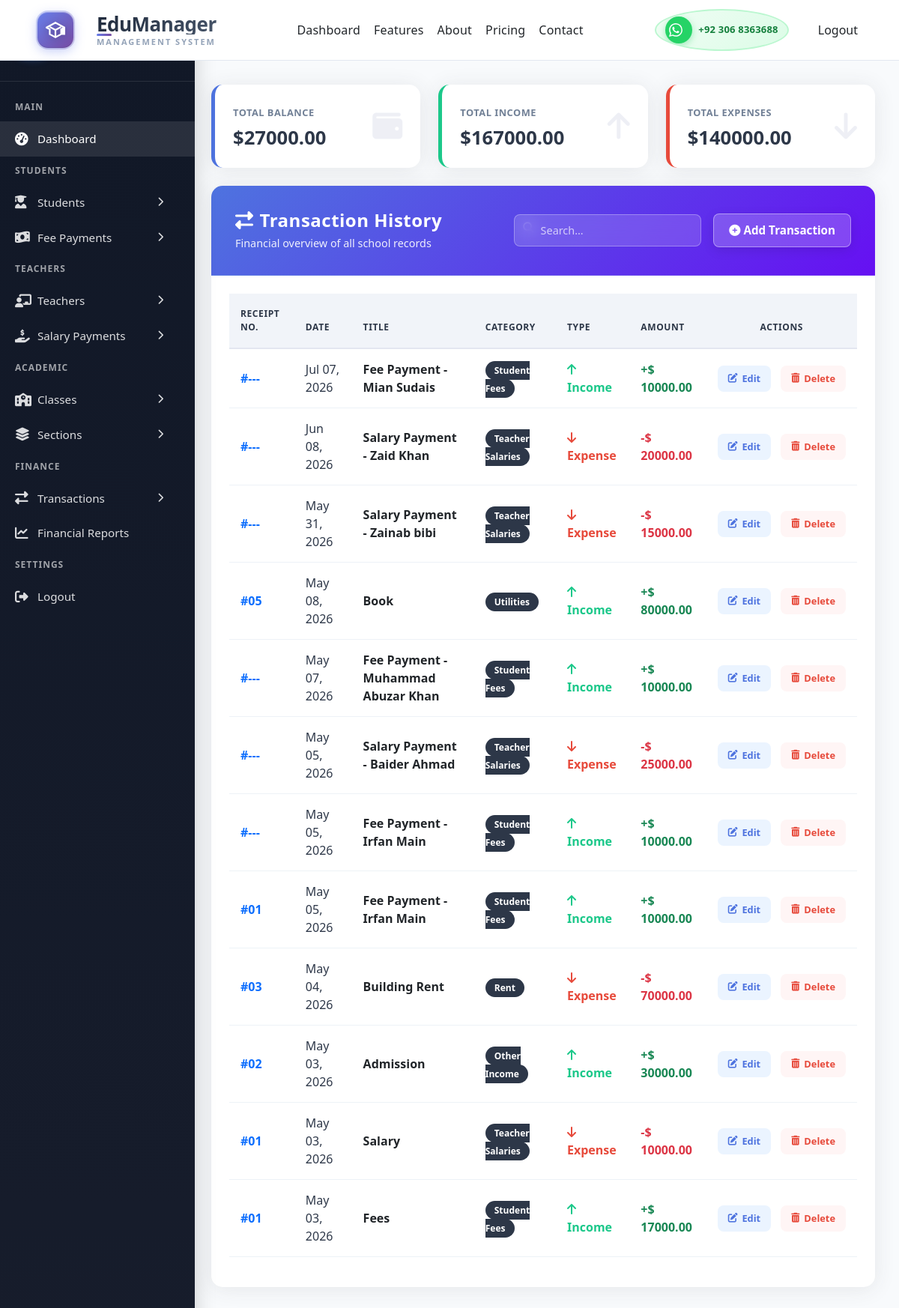
Page /transactions/ (signed in) on the committed database.
### base/models.py (models this page shows, shortened)
class Transaction(models.Model):
    TRANSACTION_TYPES = (
        ('income', 'Income'),
        ('expense', 'Expense'),
    )
    CATEGORIES = (
        ('fee', 'Student Fees'),
        ('salary', 'Teacher Salaries'),
        ('utilities', 'Utilities'),
        ('maintenance', 'Maintenance'),
        ('supplies', 'Supplies'),
        ('equipment', 'Equipment'),
        ('rent', 'Rent'),
        ('other_income', 'Other Income'),
        ('other_expense', 'Other Expense'),
    )
    title = models.CharField(max_length=200)
    transaction_type = models.CharField(max_length=10, choices=TRANSACTION_TYPES)
    category = models.CharField(max_length=20, choices=CATEGORIES)
    amount = models.DecimalField(max_digits=12, decimal_places=2, validators=[MinValueValidator(0)])
    date = models.DateField(default=timezone.now)
    description = models.TextField(blank=True)
    receipt_number = models.CharField(max_length=50, blank=True)
    recorded_by = models.ForeignKey(User, on_delete=models.SET_NULL,
                                    null=True,
                                    blank=True,
                                    related_name="recorded_transactions"
                                    )
    created_at = models.DateTimeField(auto_now_add=True)
    class Meta:
        ordering = ['-date', '-created_at'] # First order by latest transaction date, then by creation time
        indexes = [
        models.Index(fields=['date']),
        models.Index(fields=['transaction_type']),
        models.Index(fields=['category'])
        ]

### base/views.py (the view)
# urls.py: path('transactions/', views.transaction_list, name='transaction_list'),
@login_required(login_url='loginPage')
def transaction_list(request):
    transactions = Transaction.objects.all().order_by('-date', '-created_at')
    total_income = Transaction.objects.filter(transaction_type='income'
    ).aggregate( total=Sum('amount'))['total'] or 0
    total_expense = Transaction.objects.filter(transaction_type='expense'
    ).aggregate(total=Sum('amount'))['total'] or 0
    total_balance = total_income - total_expense
    context = {"transactions": transactions,"total_income": total_income,
            "total_expense": total_expense,"total_balance": total_balance,
        }
    return render(request,"transactions/all_transaction.html",context)

### base/templates/transactions/all_transaction.html (shortened to what this page needs)
{% extends 'main.html' %}
{% load static %}
{% block content %}
<div class="tf-dashboard-layout">
    <div class="tf-sidebar">
        {% include 'sidebar.html' %}
    </div>
    <main class="tf-main-content w-100">
        <div class="tf-summary-grid mb-4">
            <div class="tf-summary-card balance tf-animate">
                <div class="card-info">
                    <span>Total Balance</span>
                    <h3>${{ total_balance|floatformat:2 }}</h3>
                </div>
                <div class="card-icon"><i class="fas fa-wallet"></i></div>
            </div>
            <div class="tf-summary-card income tf-animate" style="animation-delay: 0.1s;">
                <div class="card-info">
                    <span>Total Income</span>
                    <h3>${{ total_income|floatformat:2 }}</h3>
                </div>
                <div class="card-icon"><i class="fas fa-arrow-up"></i></div>
            </div>
            <div class="tf-summary-card expense tf-animate" style="animation-delay: 0.2s;">
                <div class="card-info">
                    <span>Total Expenses</span>
                    <h3>${{ total_expense|floatformat:2 }}</h3>
                </div>
                <div class="card-icon"><i class="fas fa-arrow-down"></i></div>
            </div>
        </div>
        <div class="tf-card tf-animate" style="animation-delay: 0.3s;">
            <div class="tf-header-box">
                <div class="tf-header-text">
                    <h1><i class="fas fa-exchange-alt me-2"></i>Transaction History</h1>
                    <p>Financial overview of all school records</p>
                </div>
                <div class="d-flex align-items-center gap-3">
                    <div class="tf-search-box">
                        <i class="fas fa-search search-icon"></i>
                        <input type="text" placeholder="Search..." id="tableSearch">
                    </div>
                    <a href="{% url 'transaction_create' %}" class="tf-btn-add">
                        <i class="fas fa-plus-circle me-1"></i> Add Transaction
                    </a>
                </div>
            </div>
            <div class="p-4">
                <div class="table-responsive">
                    <table class="table align-middle" id="transactionTable">
                        <thead>
                            <tr>
                                <th>Receipt No.</th>
                                <th>Date</th>
                                <th>Title</th>
                                <th>Category</th>
                                <th>Type</th>
                                <th>Amount</th>
                                <th class="text-center">Actions</th>
                            </tr>
                        </thead>
                        <tbody>
                            {% for transaction in transactions %}
                            <tr>
                                <td class="fw-bold text-primary">#{{ transaction.receipt_number|default:"---" }}</td>
                                <td>{{ transaction.date|date:"M d, Y" }}</td>
                                <td>
                                    <div class="fw-bold text-dark">{{ transaction.title }}</div>
                                </td>
                                <td><span class="section-tag">{{ transaction.get_category_display }}</span></td>
                                <td>
                                    {% if transaction.transaction_type == 'income' %}
                                    <span class="status-active"><i class="fas fa-arrow-up me-1"></i>Income</span>
                                    {% else %}
                                    <span class="status-inactive"><i class="fas fa-arrow-down me-1"></i>Expense</span>
                                    {% endif %}
                                </td>
                                <td
                                    class="{% if transaction.transaction_type == 'income' %}text-success{% else %}text-danger{% endif %} fw-bold">
                                    {% if transaction.transaction_type == 'income' %}+{% else %}-{% endif %}$
                                    {{transaction.amount }}
                                </td>
                                <td>
                                    <div class="d-flex justify-content-center gap-2">
                                        <a href="{% url 'transaction_update' transaction.pk %}"
                                            class="btn-action btn-edit"><i class="fas fa-edit"></i>Edit</a>
                                        <a href="{% url 'transaction_delete' transaction.pk %}"
                                            class="btn-action btn-delete"><i class="fas fa-trash-alt"></i>Delete</a>
                                    </div>
                                </td>
                            </tr>
                            {% empty %}
                            <tr>
                                <td colspan="7" class="text-center py-5 text-muted">No records found.</td>
                            </tr>
                            {% endfor %}
                        </tbody>
                    </table>
                </div>
            </div>
        </div>
    </main>
</div>
{% endblock %}

### static/styles/style_0.css (style rules this page uses)
*, *::before, *::after { box-sizing: border-box; }
body { margin: 0; padding: 0; font-family: 'Segoe UI', Tahoma, Geneva, Verdana, sans-serif; background: #f8fafc; }
:root { --primary: #0f172a; --primary-light: #1e293b; --accent: #3b82f6; --accent-glow: #60a5fa; --whatsapp: #25d366; --whatsapp-dark: #128c7e; --text: #64748b; --text-dark: #0f172a; --bg: #ffffff; --border: #e2e8f0; --shadow: 0 4px 6px -1px rgba(0, 0, 0, 0.1); --shadow-lg: 0 10px 15px -3px rgba(0, 0, 0, 0.1); --radius: 8px; --radius-lg: 12px; }
html { scroll-behavior: smooth; scroll-padding-top: 100px; }

### static/styles/login.css (style rules this page uses)
:root { --color-primary: #3b82f6; --color-primary-hover: #2563eb; --color-primary-active: #1d4ed8; --color-secondary: #64748b; --color-success: #10b981; --color-error: #ef4444; --color-warning: #f59e0b; --color-info: #3b82f6; --color-white: #ffffff; --color-gray-50: #f8fafc; --color-gray-100: #f1f5f9; --color-gray-200: #e2e8f0; --color-gray-300: #cbd5e1; --color-gray-400: #94a3b8; --color-gray-500: #64748b; --color-gray-600: #475569; --color-gray-700: #334155; --color-gray-800: #1e293b; --color-gray-900: #0f172a; --font-sans: -apple-system, BlinkMacSystemFont, "Segoe UI", Roboto, "Helvetica Neue", Arial, sans-serif; --font-mono: ui-monospace, SFMono-Regular, "SF Mono", Menlo, Consolas, monospace; --space-1: 0.25rem; --space-2: 0.5rem; --space-3: 0.75rem; --space-4: 1rem; --space-5: 1.25rem; --space-6: 1.5rem; --space-8: 2rem; --space-10: 2.5rem; --radius-sm: 0.375rem; --radius-md: 0.5rem; --radius-lg: 0.75rem; --radius-xl: 1rem; --shadow-sm: 0 1px 2px 0 rgb(0 0 0 / 0.05); --shadow-md: 0 4px 6px -1px rgb(0 0 0 / 0.1), 0 2px 4px -2px rgb(0 0 0 / 0.1); --shadow-lg: 0 10px 15px -3px rgb(0 0 0 / 0.1), 0 4px 6px -4px rgb(0 0 0 / 0.1); --shadow-xl: 0 20px 25px -5px rgb(0 0 0 / 0.1), 0 8px 10px -6px rgb(0 0 0 / 0.1); --transition-fast: 150ms cubic-bezier(0.4, 0, 0.2, 1); --transition-base: 200ms cubic-bezier(0.4, 0, 0.2, 1); --transition-slow: 300ms cubic-bezier(0.4, 0, 0.2, 1); }

### static/styles/dashboard.css (style rules this page uses)
:root { --primary-50: #eff6ff; --primary-100: #dbeafe; --primary-200: #bfdbfe; --primary-500: #3b82f6; --primary-600: #2563eb; --primary-700: #1d4ed8; --primary-900: #1e3a8a; --success: #10b981; --success-light: #d1fae5; --warning: #f59e0b; --warning-light: #fef3c7; --danger: #ef4444; --danger-light: #fee2e2; --purple: #8b5cf6; --purple-light: #ede9fe; --gray-50: #f9fafb; --gray-100: #f3f4f6; --gray-200: #e5e7eb; --gray-300: #d1d5db; --gray-400: #9ca3af; --gray-500: #6b7280; --gray-600: #4b5563; --gray-700: #374151; --gray-800: #1f2937; --gray-900: #111827; --space-1: 0.25rem; --space-2: 0.5rem; --space-3: 0.75rem; --space-4: 1rem; --space-5: 1.25rem; --space-6: 1.5rem; --space-8: 2rem; --space-10: 2.5rem; --space-12: 3rem; --sidebar-width: 280px; --sidebar-collapsed: 80px; --header-height: 80px; --radius-sm: 0.375rem; --radius-md: 0.5rem; --radius-lg: 0.75rem; --radius-xl: 1rem; --radius-2xl: 1.5rem; --radius-full: 9999px; --shadow-sm: 0 1px 2px 0 rgb(0 0 0 / 0.05); --shadow-md: 0 4px 6px -1px rgb(0 0 0 / 0.1), 0 2px 4px -2px rgb(0 0 0 / 0.1); --shadow-lg: 0 10px 15px -3px rgb(0 0 0 / 0.1), 0 4px 6px -4px rgb(0 0 0 / 0.1); --shadow-xl: 0 20px 25px -5px rgb(0 0 0 / 0.1), 0 8px 10px -6px rgb(0 0 0 / 0.1); --shadow-glow: 0 0 20px rgba(59, 130, 246, 0.3); --transition-fast: 150ms cubic-bezier(0.4, 0, 0.2, 1); --transition-base: 200ms cubic-bezier(0.4, 0, 0.2, 1); --transition-slow: 300ms cubic-bezier(0.4, 0, 0.2, 1); --transition-spring: 500ms cubic-bezier(0.68, -0.55, 0.265, 1.55); }
* { margin: 0; padding: 0; box-sizing: border-box; }
html, body { margin: 0; padding: 0; width: 100%; max-width: 100%; overflow-x: hidden; height: 100vh; }
.search-icon { position: absolute; left: var(--space-3); width: 20px; height: 20px; color: var(--gray-400); transition: color var(--transition-fast); }
.table-responsive { overflow-x: auto; }

### static/styles/teacher_list.css (style rules this page uses)
:root { --sidebar-bg: #1e293b; --main-bg: #f8fafc; --add-btn: #2563eb; --add-hover: #1d4ed8; --edit-btn: #22c55e; --edit-hover: #16a34a; --delete-btn: #ef4444; --delete-hover: #dc2626; --text-dark: #1e293b; --text-muted: #64748b; }
.text-center { text-align: center !important; }
.btn-edit { background-color: var(--edit-btn); color: white; padding: 8px 14px; border-radius: 5px; text-decoration: none; font-size: 13px; font-weight: 600; transition: 0.2s ease; }
.btn-delete { background-color: var(--delete-btn); color: white; padding: 8px 14px; border-radius: 5px; text-decoration: none; font-size: 13px; font-weight: 600; margin-left: 5px; transition: 0.2s ease; }

### rows in the picture
Transaction: transaction_type "income" (drawn)
Transaction: transaction_type "expense" (drawn)
Transaction: transaction_type "expense" (drawn)
Transaction: transaction_type "income" (drawn)
Transaction: transaction_type "income" (drawn)
Transaction: transaction_type "expense" (drawn)
Transaction: transaction_type "income" (drawn)
Transaction: transaction_type "income" (drawn)
Transaction: transaction_type "expense" (drawn)
Transaction: transaction_type "income" (drawn)
Transaction: transaction_type "expense" (drawn)
Transaction: transaction_type "income" (drawn)

### other values in the picture
{{ total_balance|floatformat:2 }} "27000.00"
{{ total_income|floatformat:2 }} "167000.00"
{{ total_expense|floatformat:2 }} "140000.00"
